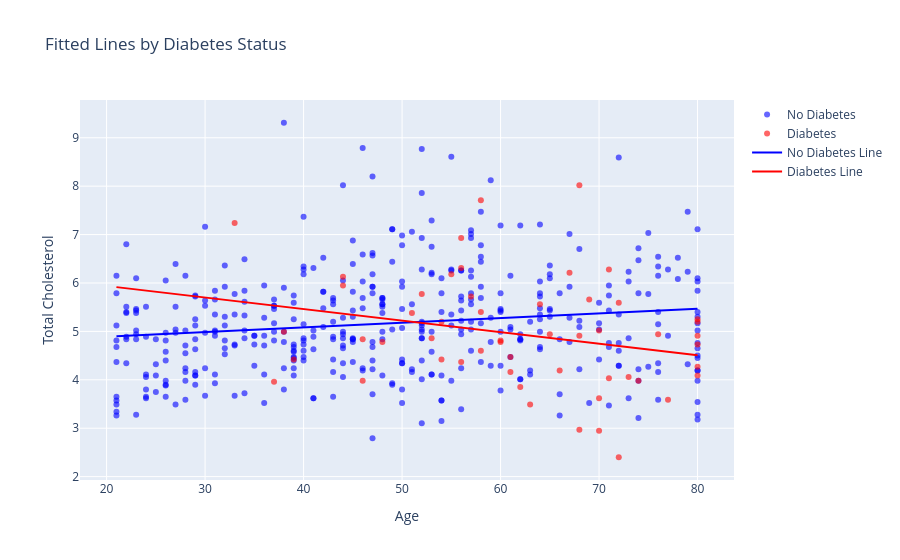

Here is the notebook cell this chart was saved with:
### Code cell
fig = go.Figure()

# Add scatter points
fig.add_trace(go.Scatter(x=df[df["Diabetes"]==0]["Age"], y=df[df["Diabetes"]==0]["TotChol"], 
                         mode='markers', name='No Diabetes', marker=dict(color='blue', opacity=0.6)))
fig.add_trace(go.Scatter(x=df[df["Diabetes"]==1]["Age"], y=df[df["Diabetes"]==1]["TotChol"], 
                         mode='markers', name='Diabetes', marker=dict(color='red', opacity=0.6)))

# Add fitted lines
age_range = np.linspace(df["Age"].min(), df["Age"].max(), 200)

# No diabetes line
X_no_diabetes = np.column_stack((np.ones(len(age_range)), age_range, np.zeros(len(age_range)), np.zeros(len(age_range))))
y_no_diabetes = model.predict(X_no_diabetes)
fig.add_trace(go.Scatter(x=age_range, y=y_no_diabetes, mode="lines", line=dict(color="blue"), name="No Diabetes Line"))

# Diabetes line  
X_diabetes = np.column_stack((np.ones(len(age_range)), age_range, np.ones(len(age_range)), age_range))
y_diabetes = model.predict(X_diabetes)
fig.add_trace(go.Scatter(x=age_range, y=y_diabetes, mode="lines", line=dict(color="red"), name="Diabetes Line"))

fig.update_layout(xaxis_title="Age", yaxis_title="Total Cholesterol", title="Fitted Lines by Diabetes Status")
fig.show()

### Figure 1 — Plotly figure (JSON) as saved in the notebook; plotly's stock layout.template omitted (floating-point values rounded to 4 significant figures; data arrays with more than 128 entries replaced by an {"elided": "..."} marker saying what was removed)
{"data": [{"marker": {"color": "blue", "opacity": 0.6}, "mode": "markers", "name": "No Diabetes", "type": "scatter", "x": {"elided": "420 int values"}, "y": {"elided": "420 float values"}}, {"marker": {"color": "red", "opacity": 0.6}, "mode": "markers", "name": "Diabetes", "type": "scatter", "x": [70, 46, 46, 80, 51, 54, 70, 61, 44, 60, 56, 77, 67, 72, 53, 71, 80, 61, 76, 72, 48, 52, 62, 74, 60, 70, 38, 55, 64, 71, 65, 56, 56, 68, 80, 80, 44, 68, 39, 54, 80, 58, 69, 68, 63, 80, 33, 73, 66, 57, 58, 58, 37], "y": [2.95, 3.98, 4.84, 5.2, 5.38, 4.42, 3.62, 4.16, 5.95, 4.78, 6.31, 3.59, 6.21, 2.4, 4.86, 4.03, 4.91, 4.47, 4.94, 5.59, 4.78, 5.77, 3.85, 3.98, 4.81, 5.02, 4.99, 6.18, 5.56, 6.28, 4.94, 6.93, 4.37, 8.02, 4.09, 4.73, 6.13, 4.91, 4.42, 5.2, 4.27, 4.6, 5.66, 2.97, 3.49, 5.25, 7.24, 4.06, 4.19, 5.72, 7.71, 5.4, 3.96]}, {"line": {"color": "blue"}, "mode": "lines", "name": "No Diabetes Line", "type": "scatter", "x": {"elided": "200 float values"}, "y": {"elided": "200 float values"}}, {"line": {"color": "red"}, "mode": "lines", "name": "Diabetes Line", "type": "scatter", "x": {"elided": "200 float values"}, "y": {"elided": "200 float values"}}], "layout": {"title": {"text": "Fitted Lines by Diabetes Status"}, "xaxis": {"title": {"text": "Age"}}, "yaxis": {"title": {"text": "Total Cholesterol"}}}}
